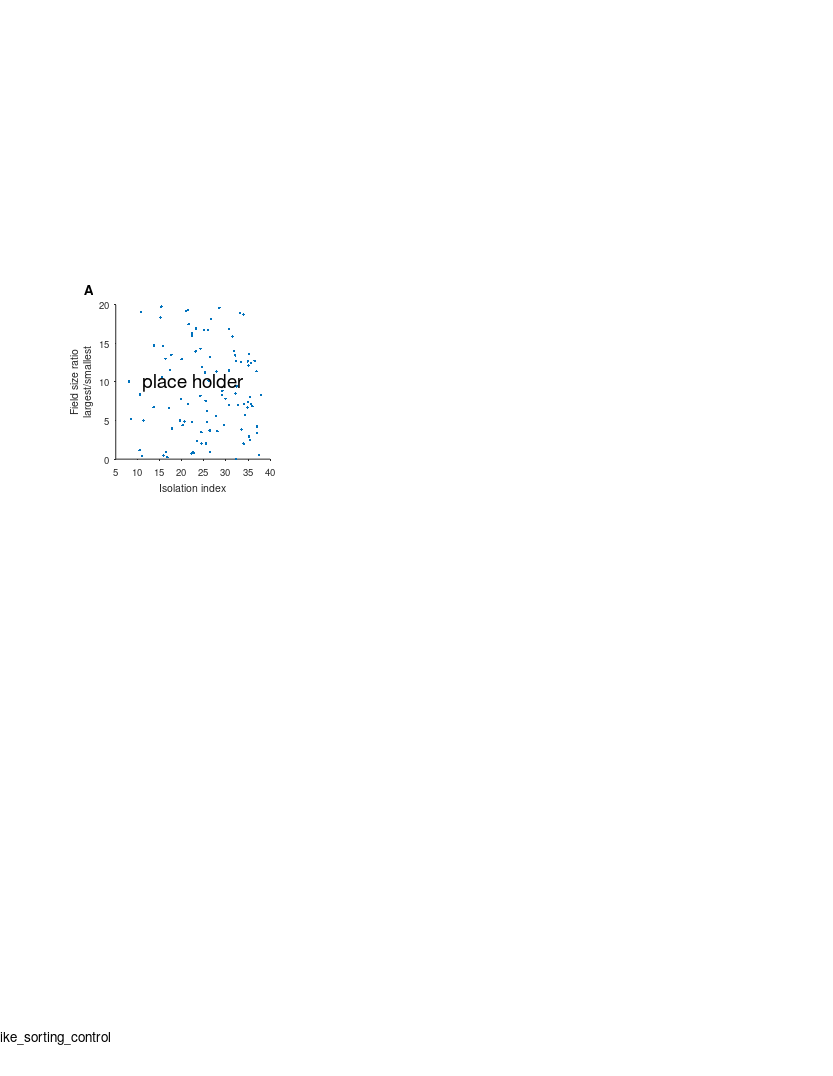

Source code (MATLAB):
%% Large Scale - fig. supp - spike sorting control

%%
clear 
clc

%% define output files
res_dir = 'L:\paper_figures';
mkdir(res_dir)
fig_name_str = 'fig_supp_spike_sorting_control';
fig_caption_str = 'Spike sorting control';
log_name_str = [fig_name_str '_log_file' '.txt'];
log_name_str = strrep(log_name_str , ':', '-');
log_name_str = strrep(log_name_str , ' ', '_');
log_name_out = fullfile(res_dir, log_name_str);

%% open log file
diary off
diary(log_name_out)
diary on
disp('Log file');
disp(['created: ', datestr(clock)]);
disp('======================================================');
disp([fig_name_str ':' fig_caption_str]);
disp('======================================================');
disp('');

%% create figure
% =========================================================================
% figure_size_cm = [21.0 29.7]; % ~A4
figure_size_cm = [21.6 27.9]; % ~US letter
figure ;
% Some WYSIWYG options:
set(gcf,'DefaultAxesFontSize',7);
set(gcf,'DefaultAxesFontName','helvetica');
set(gcf,'DefaultAxesUnits','centimeters');
set(gcf,'PaperType','usletter')
% set(gcf,'PaperType','<custom>');
set(gcf,'PaperUnits','centimeters','PaperPosition',[0 0 figure_size_cm]);
set(gcf,'PaperOrientation','portrait');
set(gcf,'Units','centimeters','Position',get(gcf,'paperPosition')+[0 0 0 0]); % position on screen...
set(gcf, 'Renderer', 'painters');
set(groot, 'defaultAxesTickDir', 'out');
set(groot,  'defaultAxesTickDirMode', 'manual');
annotation('textbox', [0.5 1 0 0], 'String',fig_name_str, 'HorizontalAlignment','center','Interpreter','none', 'FitBoxToText','on');
pause(0.2); % workaround to solve matlab automatically changing the axes positions...

% create panels
panel_A = axes('position', [3 16 4 4]);

%% panel A - plot TT positions (only with signif cells!)
axes(panel_A);
cla
hold on
text(-0.2,1.1, 'A', 'Units','normalized','FontWeight','bold');

rng(0);
plot(8+30*rand(1,100),20*rand(1,100), '.');
text(0.5,0.5, 'place holder', 'Units','normalized','FontSize',14,'HorizontalAlignment','center')

xlabel('Isolation index','Units','normalized','Position',[0.5 -0.15]);
ylabel({'Field size ratio';'largest/smallest'},'Units','normalized','Position',[-0.15 0.5]);

%%

%% print/save the figure
fig_name_out = fullfile(res_dir, fig_name_str);
print(gcf, fig_name_out, '-dpdf', '-cmyk', '-painters');
% print(gcf, fig_name_out, '-dtiff', '-cmyk', '-painters');
% saveas(gcf , fig_name_out, 'fig');
disp('figure was successfully saved to pdf/tiff/fig formats');
